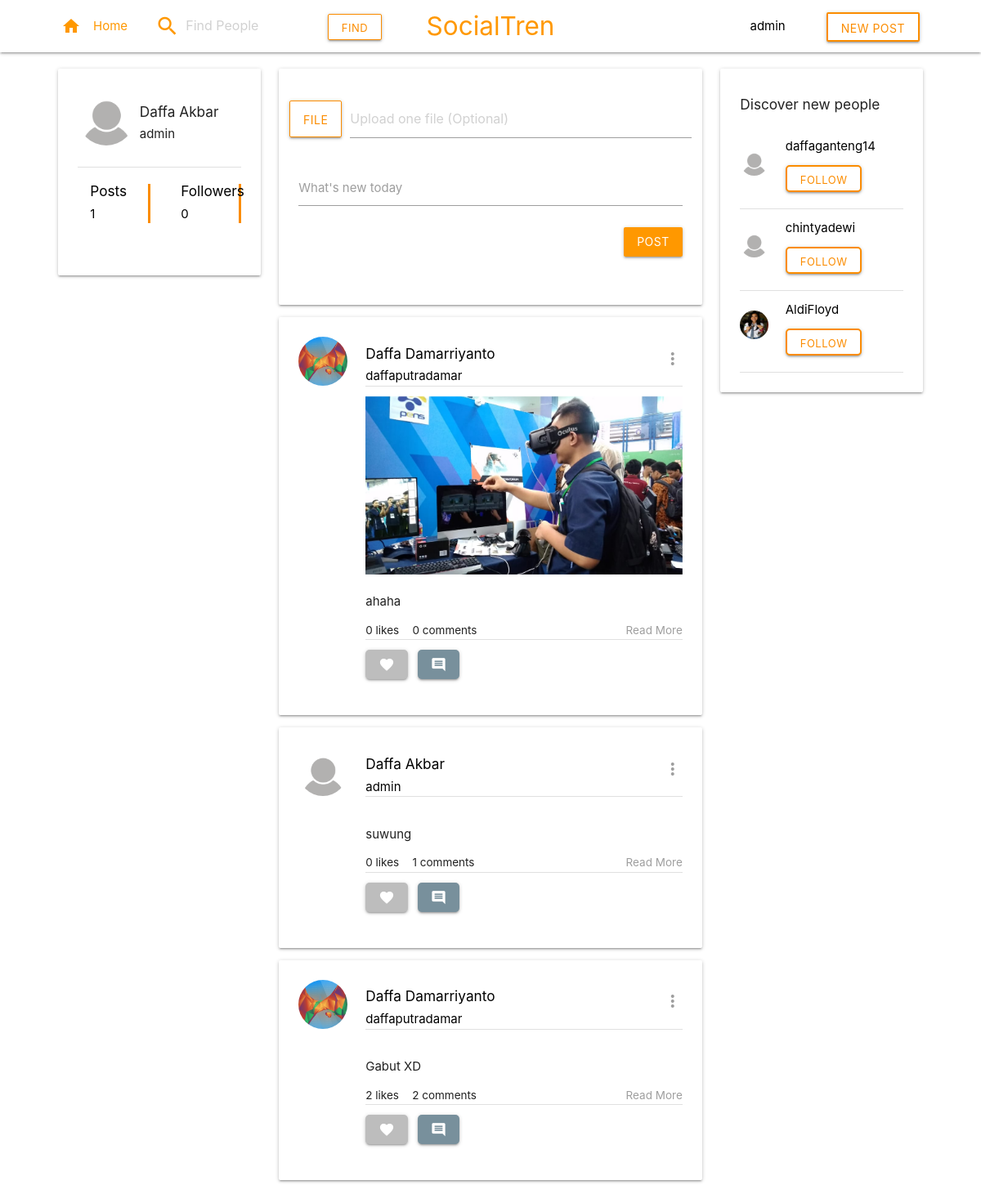
Screenshot of /home.php (signed in) with the database file from the repository.
### tables this page shows
CREATE TABLE `users` (
  `kd_user` int(11) NOT NULL,
  `username` varchar(30) NOT NULL,
  `password` text NOT NULL,
  `first_name` varchar(15) NOT NULL,
  `last_name` varchar(15) NOT NULL,
  `photo_profil` varchar(50) NOT NULL DEFAULT 'default-profile.png',
  `is_admin` tinyint(1) NOT NULL DEFAULT '0'
);

CREATE TABLE `posts` (
  `kd_post` int(11) NOT NULL,
  `body` text NOT NULL,
  `photo` text,
  `is_reported` tinyint(1) NOT NULL DEFAULT '0',
  `created_at` timestamp NULL DEFAULT NULL,
  `updated_at` timestamp NOT NULL DEFAULT CURRENT_TIMESTAMP ON UPDATE CURRENT_TIMESTAMP,
  `deleted_at` timestamp NULL DEFAULT NULL,
  `is_deleted` tinyint(1) NOT NULL DEFAULT '0',
  `kd_user` int(11) NOT NULL
);

### home.php (the view, shortened to what the rows shown need)
<?php
    include 'helper/connection.php';
    $user_id = $_SESSION["user"];
?>
<!DOCTYPE html>
<html>
    <?php include 'layouts/header.php'; ?>
    <body>
        <?php include 'layouts/navbar.php'; ?>
        <div class="container">
            <div class="row">
                <div class="col s3">
                    <div class="card">
                        <div class="card-content">
                            <div class="row">
                                <?php
                                    $query = "SELECT * from users WHERE kd_user = $user_id";
                                    $result = mysqli_query($con, $query);
                                    $row = mysqli_fetch_assoc($result);
                                ?>
                                <div class="col s3">
                                    <img src="assets/photo_profil/<?=$row['photo_profil']?>" class="circle" alt="photo profile" width="70" height="70">
                                </div>
                                <div class="col s9">
                                    <div class="mt-20 ml-20">
                                        <div>
                                            <h6><?=$row['first_name']?> <?=$row['last_name']?></h6>
                                            <p><?=$row['username']?></p>
                                        </div>
                                    </div>
                                </div>
                            </div>
                        </div>
                    </div>
                </div>
                        <div>
                            <?php
                                $query = "SELECT * FROM posts p
                                    INNER JOIN users u ON p.kd_user = u.kd_user
                                    WHERE p.deleted_at IS NULL
                                    AND (p.kd_user IN (SELECT kd_user_followed from followers WHERE kd_user_following = $user_id) OR p.kd_user = $user_id)
                                    AND p.is_deleted = 0
                                    ORDER BY created_at DESC";
                                $result = mysqli_query($con, $query);
                                while ($row = mysqli_fetch_assoc($result)) {
                                    $post = $row['kd_post'];
                                    $poster = $row['kd_user'];
                            ?>
                            <div class="card">
                                <div class="card-content">
                                    <div class="row">
                                        <div class="col s2">
                                            <img src="assets/photo_profil/<?=$row['photo_profil']?>" class="circle" alt="photo profile" width="60" height="60">
                                        </div>
                                        <div class="col s10">
                                            <div class="flex flex--centered--vertical flex--space-between--horizontal">
                                                <a class="black-text mr-20" href="profile.php?kd_user=<?=$poster?>">
                                                    <div>
                                                        <h6><?=$row['first_name']?> <?=$row['last_name']?></h6>
                                                        <p><?=$row['username']?></p>
                                                    </div>
                                                </a>
                                                <div class="flex flex--centered--vertical">
                                                    <?php if ($user_id === $poster) { ?>
                                                        <a class='dropdown-trigger grey-text' href='#' data-target='more-menu-me'><i class="material-icons">more_vert</i></a>
                                                    <?php } ?>
                                                    <?php if ($user_id !== $poster) { ?>
                                                        <a class='dropdown-trigger grey-text' href='#' data-target='more-menu-other'><i class="material-icons">more_vert</i></a>
                                                    <?php } ?>
                                                </div>
                                            </div>
                                            <div class="divider mb-12"></div>
                                            <?php if ($row['photo'] != NULL) { ?>
                                                <img src="assets/posts/<?=$row['photo']?>" alt="" class="responsive-img materialboxed">
                                            <?php } ?>
                                            <br>
                                            <p>
                                                <?= $row['body'] ?>
                                            </p>
                                            <div class="mt-12">
                                                <div class="left">
                                                    <?php
                                                        $query = "SELECT COUNT(kd_user) as like_sum FROM likes
                                                        WHERE kd_post = $post";
                                                        $res = mysqli_query($con, $query);
                                                        $hasil_hitung = mysqli_fetch_array($res);
                                                        if ($hasil_hitung) {
                                                            echo "<small class='size--small mr-12'>$hasil_hitung[0] likes</small>";
                                                        } else {
                                                            echo "<small class='size--small mr-12'> 0 like like</small>";
                                                        }
                                                    ?>
                                                    <?php
                                                        $query = "SELECT COUNT(kd_comment) as comment_sum FROM comments
                                                        WHERE kd_post = $post AND deleted_at IS NULL";
                                                        $res = mysqli_query($con, $query);
                                                        $hasil_hitung = mysqli_fetch_array($res);
                                                        if ($hasil_hitung) {
                                                            echo "<small class='size--small mr-12'>$hasil_hitung[0] comments</small>";
                                                        } else {
                                                            echo "<small class='size--small mr-12'> 0 like comment</small>";
                                                        }
                                                    ?>
                                                </div>
                                                <div class="right">
                                                    <a class="grey-text" href="post.php?kd_post=<?= $row['kd_post'] ?>"><small class="size--small">Read More</small></a>
                                                </div>
                                            </div>
                                            <div class="divider"></div>
                                            <div class="flex">
                                                <div class="mr-12">
                                                    <?php
                                                        $query = "SELECT * FROM likes WHERE kd_post = $post AND kd_user = $user_id LIMIT 1";
                                                        $res = mysqli_query($con, $query);
                                                        if (mysqli_fetch_assoc($res)) {
                                                    ?>
                                                        <form action="actions/add_like.php" method="post">
                                                            <input type="hidden" name="kd_post" value=<?=$post?>>
                                                            <button class="btn button--rounded mt-12 button--love--active" type="submit" name="submit-like"><i class="material-icons">favorite</i>
                                                            </button>
                                                        </form>
                                                    <?php } else { ?>
                                                        <form action="actions/add_like.php" method="post">
                                                            <button class="btn grey lighten-1 button--rounded mt-12" type="submit" name="submit-like"><i class="material-icons">favorite</i>
                                                            </button>
                                                        </form>
                                                    <?php } ?>
                                                </div>
                                                <div>
                                                    <a href="post.php?kd_post=<?= $row['kd_post'] ?>"><button class="btn blue-grey lighten-1 button--rounded mt-12"> <i class="material-icons">comment</i></button>
                                                    </a>
                                                </div>
                                            </div>
                                        </div>
                                    </div>
                                </div>
                            </div>
                        <?php
                            }
                        ?>
                    </div>
                </div>
                <div class="col s3">
                    <div class="card">
                        <div class="card-content">
                            <div>
                                <h6 class="mb-30">Discover new people</h6>
                                <?php
                                    $query = "SELECT * FROM users
                                    WHERE kd_user
                                    NOT IN (
                                        SELECT kd_user_followed
                                        FROM followers
                                        WHERE kd_user_following = $user_id
                                    ) AND kd_user != $user_id AND kd_user != 1
                                    ORDER BY RAND() LIMIT 3";
                                    $result = mysqli_query($con, $query);
                                    while($row = mysqli_fetch_assoc($result)) {
                                        $poster = $row['kd_user'];
                                ?>
                                    <div class="row mt-12">
                                        <div class="col s3 mt-12">
                                            <img src="assets/photo_profil/<?= $row['photo_profil'] ?>" class="circle" alt="photo profile" width="35" height="35">
                                        </div>
                                        <div class="col s6">
                                            <a class="black-text" href="profile.php?kd_user=<?=$poster?>">
                                                <p><?=$row['username']?></p>
                                            </a>
                                            <form action="actions/add_follower.php" method="post">
                                                <button class="btn btn-small button--rounded mt-12 button--primary--outline" type="submit" name="submit-follow">follow
                                                </button>
                                            </form>
                                        </div>
                                    </div>
                                    <div class="divider"></div>
                                <?php } ?>
                            </div>
                        </div>
                    </div>
                </div>
            </div>
    </body>
</html>

### layouts/navbar.php (shortened to what the rows shown need)
<?php
    $query = "SELECT * FROM users WHERE kd_user = $user_id";
    $result = mysqli_query($con, $query);
    $row = mysqli_fetch_assoc($result);
?>
<div class="navbar-fixed">
    <nav>
        <div class="nav-wrapper white">
            <div class="container">
                <ul id="nav-mobile" class="right">
                    <li class="mr-20">
                        <a href="#" class="dropdown-trigger black-text" data-target='profile-dropdown'>
                            <?=$row['username']?>
                        </a>
                    </li>
                </ul>
            </div>
        </div>
    </nav>
</div>

### rows the page displays
users: username "admin", photo_profil (placeholder picture), first_name "Daffa", last_name "Akbar"
posts: kd_user.photo_profil (picture), kd_user.first_name "Daffa", kd_user.last_name "Damarriyanto", kd_user.username "daffaputradamar", photo (picture), body "ahaha", hasil_hitung "0"
posts: kd_user.photo_profil (placeholder picture), kd_user.first_name "Daffa", kd_user.last_name "Akbar", kd_user.username "admin", body "suwung", hasil_hitung "0", hasil_hitung "1"
posts: kd_user.photo_profil (picture), kd_user.first_name "Daffa", kd_user.last_name "Damarriyanto", kd_user.username "daffaputradamar", body "Gabut XD", hasil_hitung "2"
users: photo_profil (placeholder picture), username "daffaganteng14"
users: photo_profil (placeholder picture), username "chintyadewi"
users: photo_profil (picture), username "AldiFloyd"

### other values shown
$row[0] "1"
$row[0] "0"
